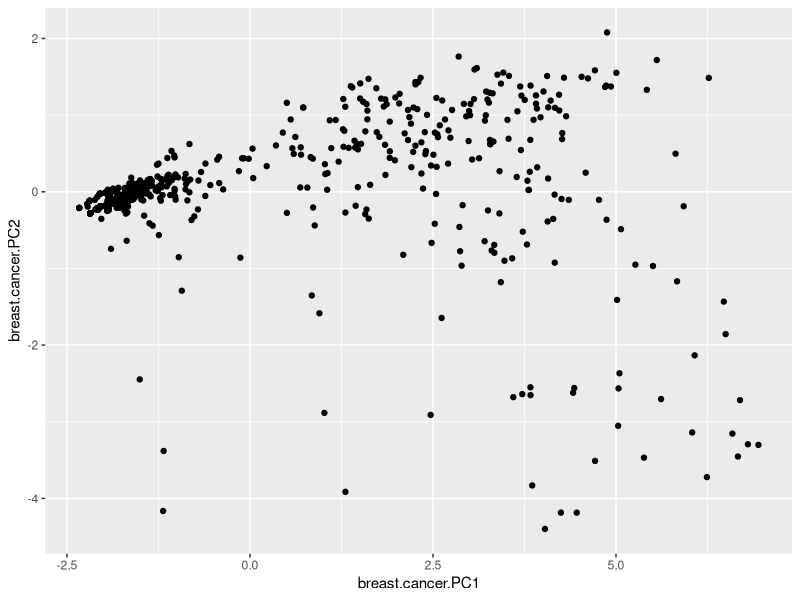
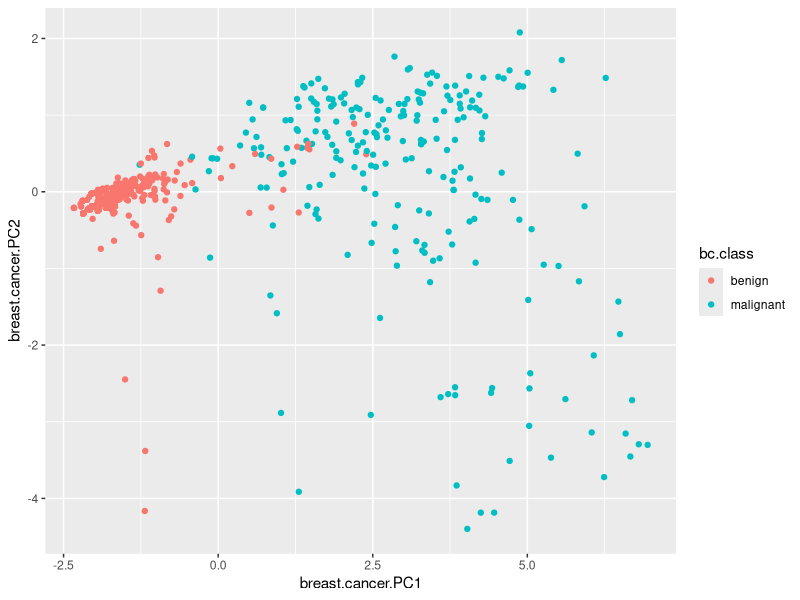

R code for these plots, in order: (Note: this script raises an error after producing the figures.)
## ---- chunk 1
knitr::opts_chunk$set(echo = TRUE)
## ---- chunk 2
library(mlbench)
data("BreastCancer")
breast.cancer.raw = BreastCancer[complete.cases(BreastCancer),]
breast.cancer.data = subset(breast.cancer.raw, select = -c(Id, Class))
scaled.breast.cancer.data = scale(sapply(breast.cancer.data, as.numeric))
breast.cancer.pc.cr <- princomp(scaled.breast.cancer.data)
breast.cancer.PC1 <- breast.cancer.pc.cr$scores[, 1]
breast.cancer.PC2 <- breast.cancer.pc.cr$scores[, 2]
summary(breast.cancer.pc.cr)
library(ggplot2)
bc.class <- as.factor(breast.cancer.raw$Class)
qplot(breast.cancer.PC1, breast.cancer.PC2)
qplot(breast.cancer.PC1, breast.cancer.PC2, col = bc.class)
## ---- chunk 3
set.seed(1)
km.breast.cancer <- kmeans(scaled.breast.cancer.data, 2)
autoplot(km.breast.cancer, data = scaled.breast.cancer.data)
## ---- chunk 4
pam.breast.cancer <- pam(scaled.breast.cancer.data , 2)
autoplot(pam.breast.cancer)
## ---- chunk 5
hc.breast.cancer <- hclust(dist(scaled.breast.cancer.data))
hc.cluster <- cutree(hc.breast.cancer, k = 2)
plot(hc.breast.cancer,hang = -1, cex = 0.6)
rect.hclust(hc.breast.cancer, k = 2, border = "red")
## ---- chunk 6

